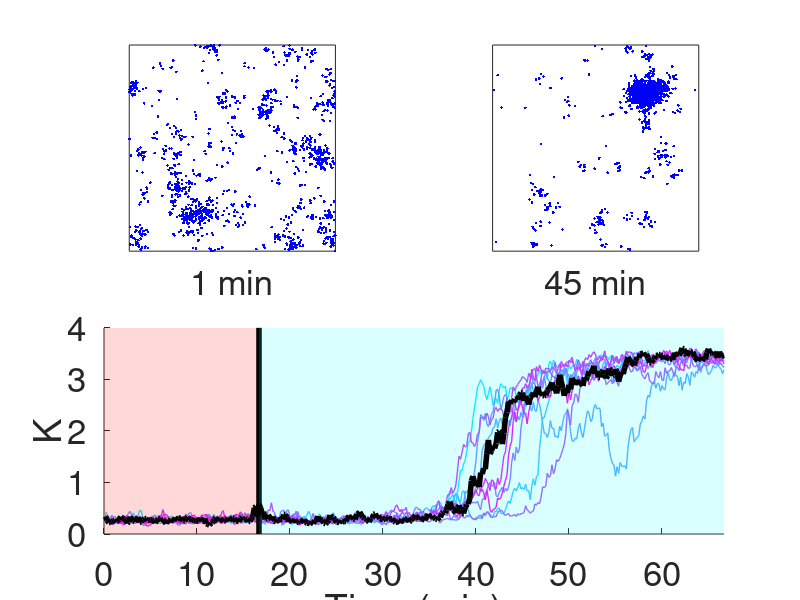

Source code (MATLAB):
% Simulations were performed with 3000 Cdc42, 170 Bem1-GEF, 30 Far1-GEF,
% and 2500 receptors, and the initial conditions were uniformly distributed 
% molecules. Uniform pheromone was applied to the domain from 0 to 1000 
% seconds to generate relocating polarity sites. A pheromone gradient was 
% applied to the domain from 1000 to 4000 seconds for stabilization of
% the polarity sites.

% Plot Ripley's K function values.
load('FigureData/Figure5D.mat')
seeds = 10;
% Color map for the plots.
cmap = cool(seeds);
% Time in the unit of minutes.
time = (0:10:4000)/60;
figure('units','pixels','position',[300 300 500 600]); 
for j = 1:seeds
    subplot(2,2,[3,4]); hold on
    % Plot time series of K
    plot(time,K(j,:),'color',cmap(j, :),'linewidth',1)
end
% Mark the time point where uniform pheromone was switched to a pheromone
% gradient.
patch([0,0,1000/60,1000/60],[0,4,4,0],'r',...
    'edgecolor','r','facealpha',0.15,'edgealpha',0.15)
plot([1000/60,1000/60],[0,4],'k-','linewidth',4)
patch([4000/60,4000/60,1000/60,1000/60],[0,4,4,0],'c',...
    'edgecolor','c','facealpha',0.15,'edgealpha',0.15)
ylim([0,4])
xlim([0,4000/60])
xlabel('Time (min)')
ylabel('K')
set(gca,'fontsize',25)

% Mark one line of K in black and  plotted its snapshots of Cdc42-GTP
% at different time points. 
plot(time,K(1,:),'color','k','linewidth',4)
load('Coordinates/Figure5D_coordinates.mat')
L = 8.8623; % domain length
subplot(2,2,1)
plot(x_1,y_1,'b.')
xticks([]); yticks([]); ylim([0,L]); xlim([0,L]); axis square;
xlabel('1 min','fontsize',25)

subplot(2,2,2)
plot(x_2,y_2,'b.')
xticks([]); yticks([]); ylim([0,L]); xlim([0,L]); axis square;
xlabel('45 min','fontsize',25)
